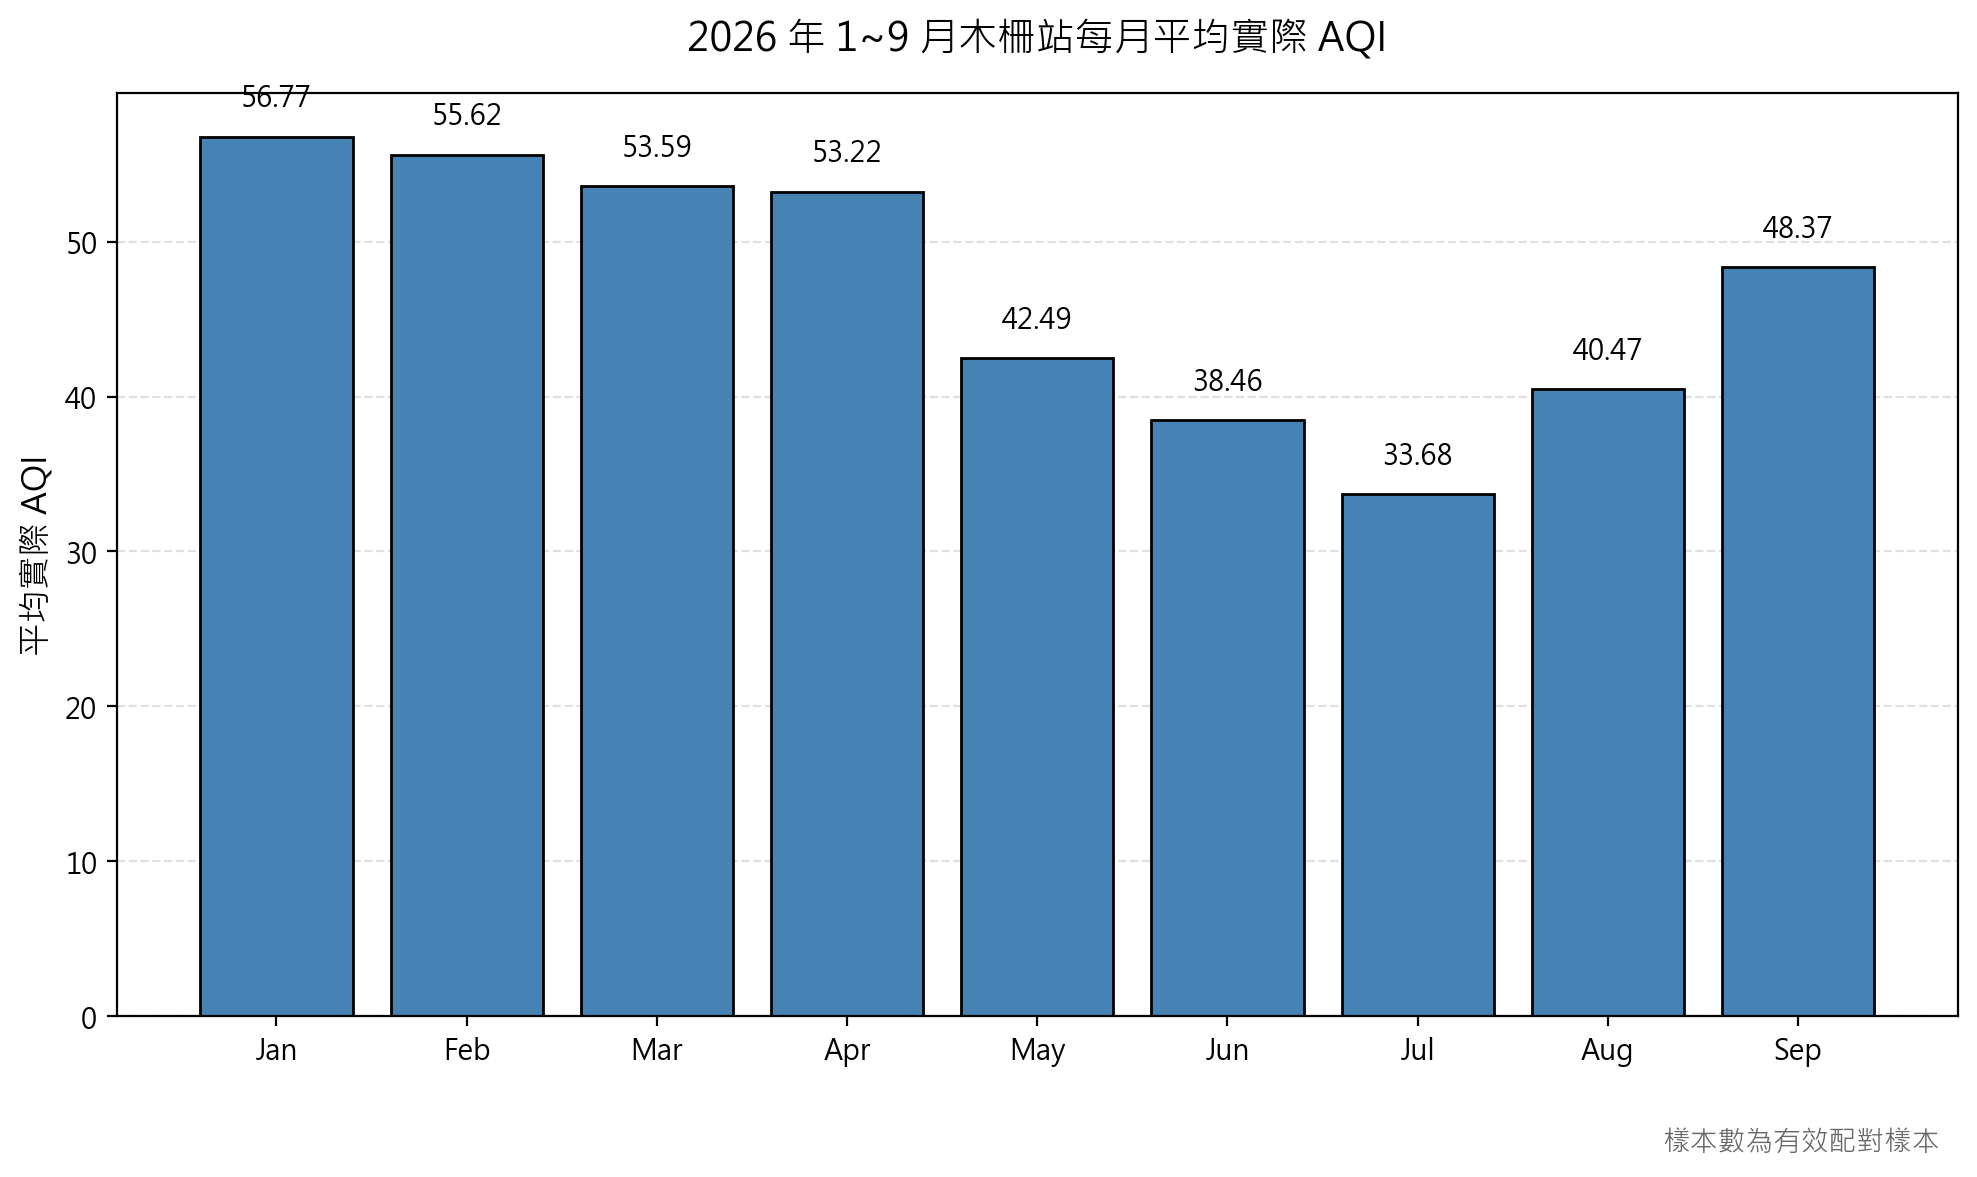

The Python source for this figure:
OUTPUT_PATH = 'C:\\Users\\jon\\Desktop\\AQI_predict_system\\charts\\chart_681626ad.png'
import matplotlib
matplotlib.use("Agg")
import matplotlib.pyplot as plt
import numpy as np

# 中文字型與負號設定
plt.rcParams["font.sans-serif"] = ["Noto Sans CJK TC", "Microsoft JhengHei", "PingFang TC", "Arial Unicode MS", "DejaVu Sans"]
plt.rcParams["axes.unicode_minus"] = False

# 資料
months_full = ["2026-01", "2026-02", "2026-03", "2026-04", "2026-05", "2026-06", "2026-07", "2026-08", "2026-09"]
month_labels = ["Jan", "Feb", "Mar", "Apr", "May", "Jun", "Jul", "Aug", "Sep"]
avg_aqi = [56.77, 55.62, 53.59, 53.22, 42.49, 38.46, 33.68, 40.47, 48.37]
sample_counts = [744, 671, 743, 720, 737, 718, 736, 743, 720]

# 繪圖
fig, ax = plt.subplots(figsize=(10, 6), facecolor="white")
bars = ax.bar(month_labels, avg_aqi, color="steelblue", edgecolor="black")

# Y 軸標籤與標題
ax.set_ylabel("平均實際 AQI", fontsize=12)
ax.set_title("2026 年 1~9 月木柵站每月平均實際 AQI", fontsize=14, pad=15)

# 網格線
ax.yaxis.grid(True, linestyle="--", color="lightgray", alpha=0.7)
ax.set_axisbelow(True)

# 在每根柱子上方標註數值（保留兩位小數）
for bar, value in zip(bars, avg_aqi):
    height = bar.get_height()
    ax.text(
        bar.get_x() + bar.get_width() / 2,
        height + 1.5,
        f"{value:.2f}",
        ha="center",
        va="bottom",
        fontsize=10,
        color="black",
    )

# 樣本數說明文字（右下角）
sample_text = "樣本數為有效配對樣本"
ax.text(
    0.99,
    -0.12,
    sample_text,
    transform=ax.transAxes,
    ha="right",
    va="top",
    fontsize=10,
    color="dimgray",
)

# 調整版面
plt.tight_layout()

# 儲存圖檔
plt.savefig(OUTPUT_PATH, dpi=200, bbox_inches="tight")
plt.close()
